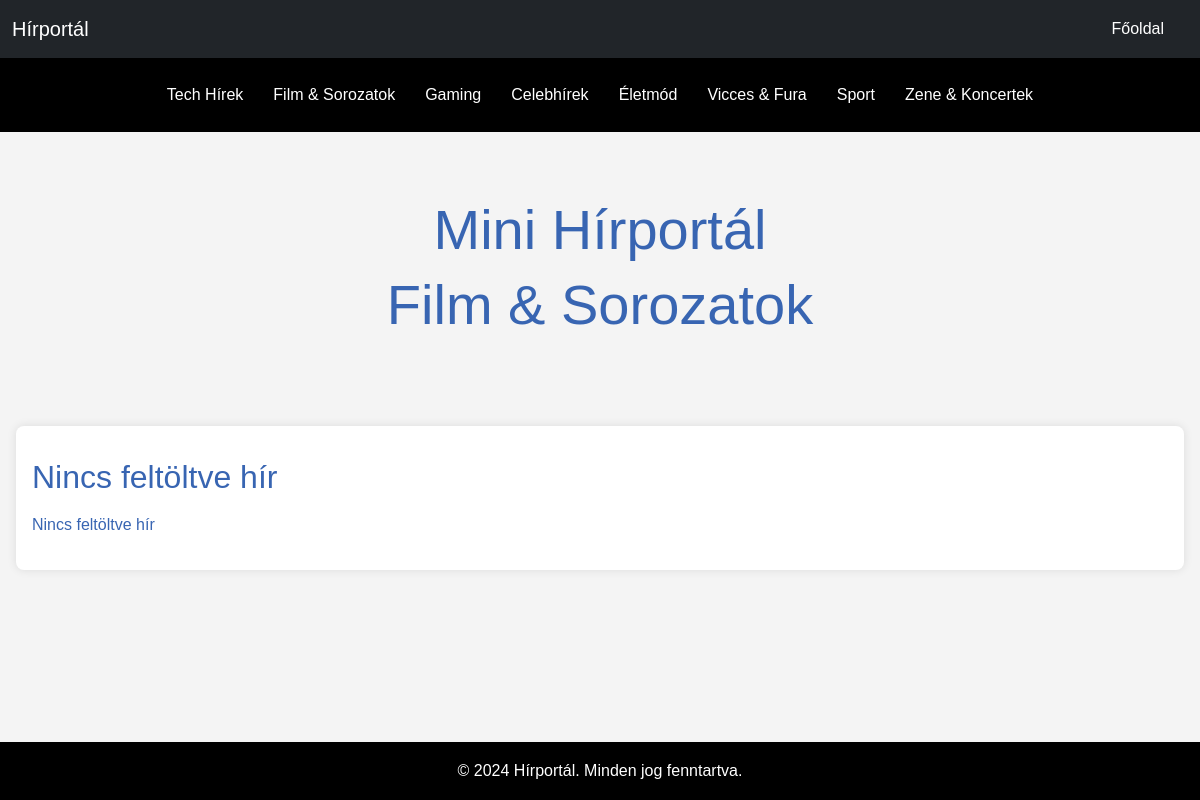
Screenshot of /?category=3 with the database file from the repository.
### models.py (models this page shows, shortened)
class Menus(db.Model):
    id = db.Column(db.Integer,primary_key=True)
    name = db.Column(db.String(255),nullable=False)
    url = db.Column(db.String(255),nullable=False)

### scripts/routes.py (the view)
@app.route('/')
def index():
    category = request.args.get('category')
    categories = Categories.query.all()
    category_id=[]
    if category:
        news = News.query.filter_by(category=category).all()
    else:
        news = News.query.all()
    urls = Menus.query.all()
    return render_template('index.html',urls=urls,news=news,categories=categories,category_id=category_id)

### scripts/templates/index.html (shortened to what this page needs)
{% include 'header.html' %}
      <section class="text-center py-5">
        <div class="container">
          <h1 class="display-4">Mini Hírportál</h1>
          <h2 class="display-4 subtitle">Mini Hírportál</h2>
        </div>
      </section>
    <section class="main-news">
      <article class="news-item">
        {% if news %}
        <h2>{{news[0].title}}</h2>
        <p>{{news[0].content}}</p>
        <button class="btn read-more">Bővebben</button>
        {%else%}
        <h2>Nincs feltöltve hír</h2>
        <p>Nincs feltöltve hír</p>
        {%endif%}
      </article>
    </section>
{% include 'footer.html' %}

### scripts/templates/header.html (shortened to what this page needs)
<!DOCTYPE html>
<html lang="en">
<head>
    <link href="https://cdn.jsdelivr.net/npm/bootstrap@5.3.0/dist/css/bootstrap.min.css" rel="stylesheet">
    <link href="{{url_for('static',filename='css/style.css')}}" rel="stylesheet">
</head>
<body>
  <nav class="navbar navbar-expand-lg bg-dark">
    <div class="container-fluid">
      <a class="navbar-brand" href="/">Hírportál</a>
      <div class="collapse navbar-collapse" id="navbarNav">
        <ul class="navbar-nav ms-auto">
          {% for menu in urls %}
            {% if menu.name == "Főoldal" %}
              <li class="nav-item">
                  <a class="nav-link" href="{{menu.url}}">{{menu.name}}</a>
              </li>
            {% endif %}
          {% endfor %}
        </ul>
      </div>
    </div>
  </nav>
  <div class="container-fluid category-fluid">
    <div class="container">
      <div class="row">
        <div class="col-12">
          <div class="category-box">
            <ul class="category-row">
              {% for menu in urls %}
              {% if menu.name != "Főoldal" %}
                <li class="category-item">
                    <a class="nav-link" href="/?category={{menu.url}}">{{menu.name}}</a>
                </li>
              {% endif %}
            {% endfor %}
            </ul>
          </div>
        </div>
      </div>
    </div>
  </div>
  <main>

### scripts/static/css/style.css (style rules this page uses)
* { box-sizing: border-box; }
nav { background-color: #000; }
.navbar-brand,.nav-link { color: #fff; }
.nav-link { position: relative; }
.nav-link::before { content: ""; width: 0; height: 1px; background-color: #fff; position: absolute; bottom: 8px; right: 50%; visibility: hidden; }
.nav-link::after { content: ""; width: 0; height: 1px; background-color: #fff; position: absolute; bottom: 8px; left: 50%; visibility: hidden; }
.navbar-nav { margin-left: auto !important; }
* { margin: 0; padding: 0; box-sizing: border-box; }
body { font-family: Arial, sans-serif; line-height: 1.6; background-color: #f4f4f4; color: #3865b2; display: flex; flex-direction: column; min-height: 100vh; }
.container { width: 80%; margin: 0 auto; }
nav ul { display: flex; justify-content: center; list-style: none; }
nav ul li { margin: 0 1rem; }
nav ul li a { color: #fff; text-decoration: none; }
.main-news { margin: 2rem 0; background-color: #fff; padding: 1rem; border-radius: 8px; box-shadow: 0 0 10px rgba(0, 0, 0, 0.1); }
.main-news h2 { margin-top: 1rem; color: #3865b2; }
.main-news p { margin: 1rem 0; }
main { padding: 1em; flex-grow: 1; }
ul.category-row { display: flex; flex-direction: row; gap: 0 .5em; list-style: none; margin-bottom: 0; justify-content: space-between; }
.category-fluid { background-color: black; padding: 1em; }
.category-fluid .nav-link { padding: .5em; }
@media (min-width:992px) and (max-width:1200px) { ul.category-row { gap: 0; justify-content: space-evenly; padding-left: 0; } }
@media (min-width: 992px) { .navbar-expand-lg .navbar-nav { flex-direction: row-reverse; } }

### rows the page displays
Menus: name "Főoldal"
Menus: name "Tech Hírek"
Menus: name "Film & Sorozatok"
Menus: name "Gaming"
Menus: name "Celebhírek"
Menus: name "Életmód"
Menus: name "Vicces & Fura"
Menus: name "Sport"
Menus: name "Zene & Koncertek"
